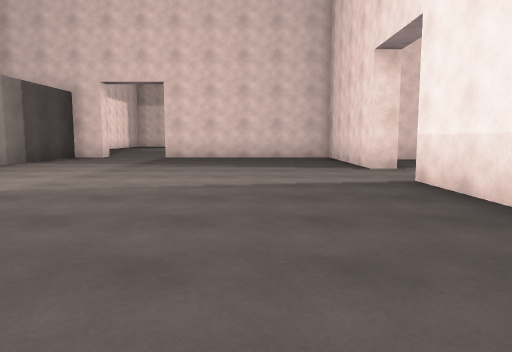
view 1 (above)

16 first-person views from a walk through a 3-D level made in the Unity game engine. The camera is 1.2 m above the floor, tilts 6° down and sees 70° across. Doors are open. The floor is counted in squares, 2 m on a side. Each view is taken from the middle of a square. On the plan, view 1 faces up. The plan holds only what a view shows up to about 10 squares ahead; the rest is blank. The place goes on beyond the plan. The player is left out. Some surface patterns are stand-ins.

view 2
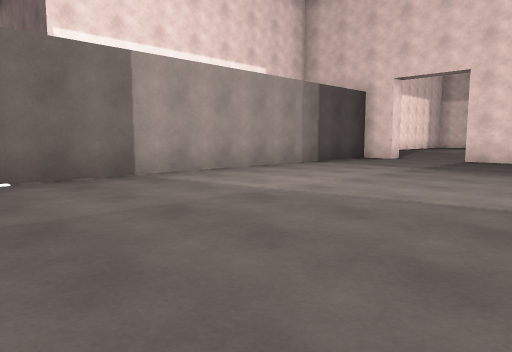

view 3
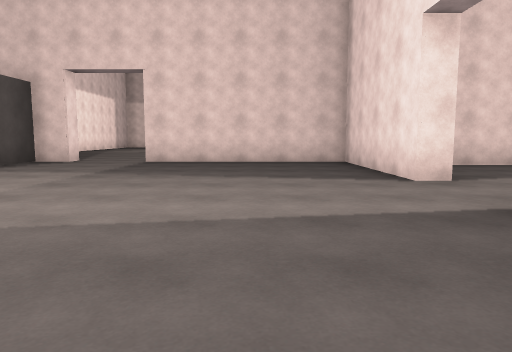

view 4
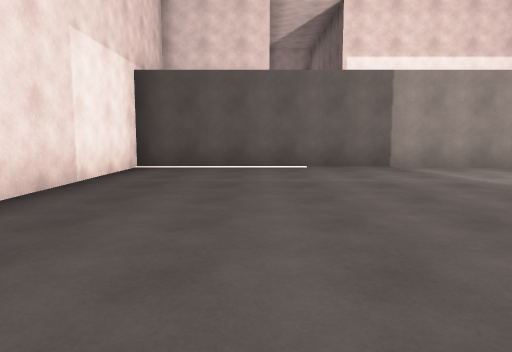

view 5
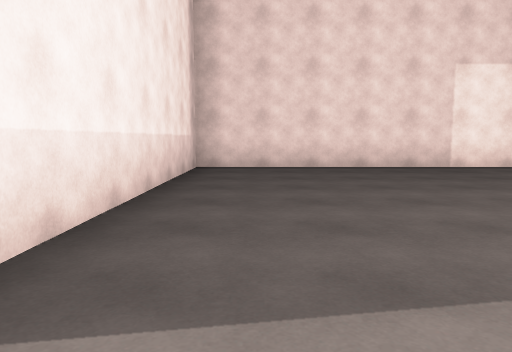

view 6
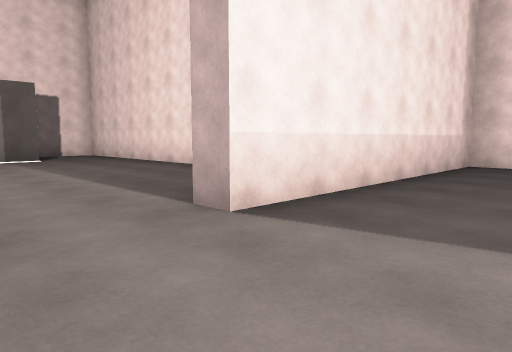

view 7
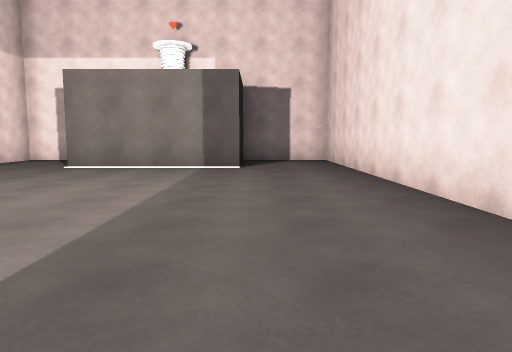

view 8
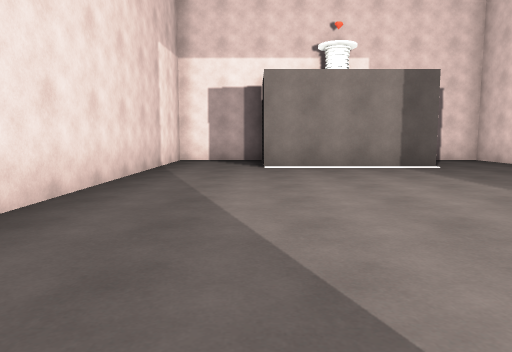

view 9
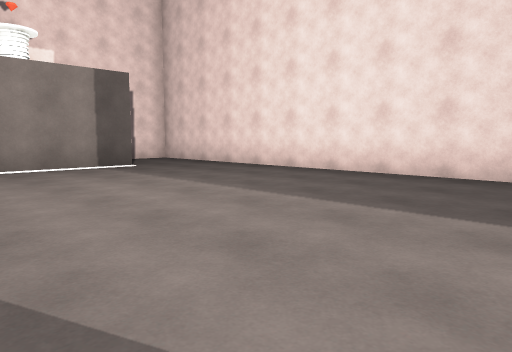

view 10
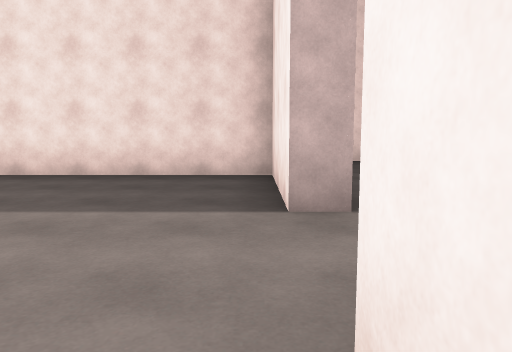

view 11
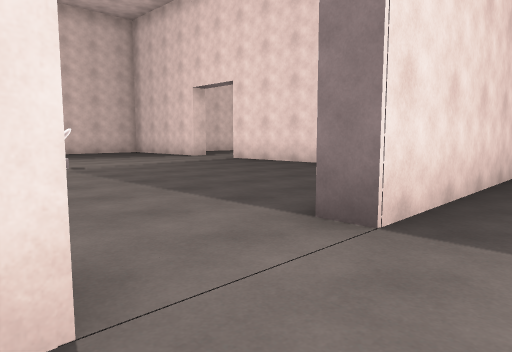

view 12
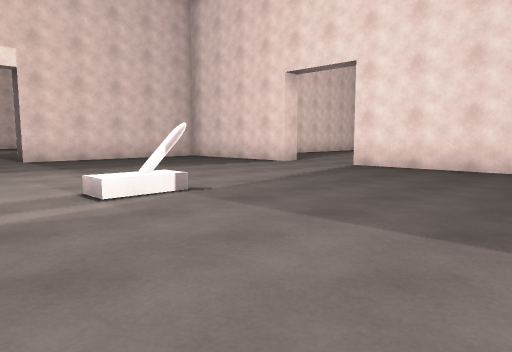

view 13
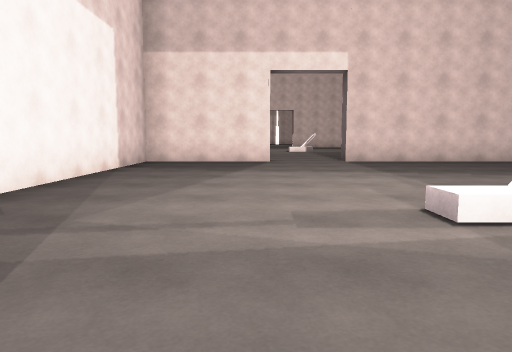

view 14
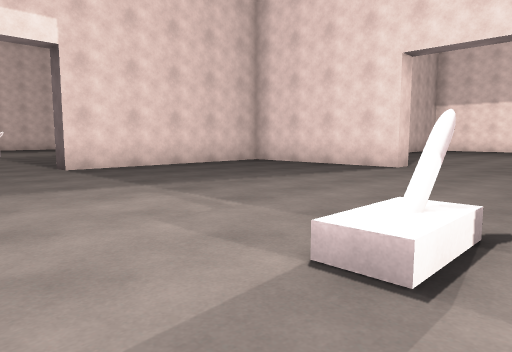

view 15
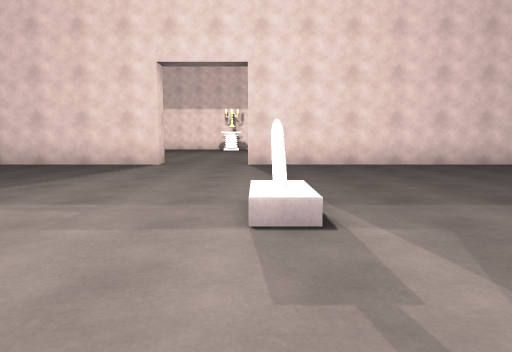

view 16
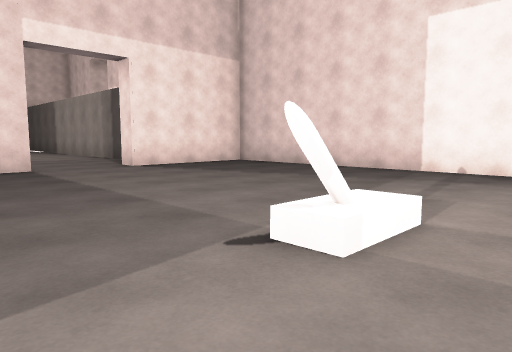

### Floor plan
Points are (right, up) in squares from view 1. A wall is a line through its corners. A room is listed if a view was taken in it or the views show most of it. See-through windows are left out.
Room 1 (views 1, 2, 3, 4, 5, 6, 11)
walls: (2.2, 7.1) (2.2, 11.1) (-2.7, 11.1); (-4.6, 11.1) (-5.5, 11.1) (-5.5, -1.4) (2.2, -1.4) (2.2, 5.1)
ways out: open door at (2.8, 6) to room 2; open door at (-3.5, 11) to room 3
Room 2 (views 7, 8, 9, 10)
walls: (10.4, 4.2) (10.4, 7.9); (2.7, 5.1) (2.7, 2.1) (12.7, 2.1) (12.7, 4.3) (10.8, 4.3); (11.2, 7.8) (12.7, 7.8) (12.7, 10) (3.9, 10); (2.7, 7.8) (2.7, 7.1)
ways out: open door at (2.8, 6) to room 1
Room 3 (views 12, 13, 14, 15, 16)
walls: (-2.7, 11.6) (-2.2, 11.6); (2.8, 20.2) (2.2, 20.2) (2.2, 24.2) (-2.7, 24.2); (2.2, 12.2) (2.2, 18.2); (-4.6, 24.2) (-7.8, 24.2) (-7.8, 11.6) (-4.6, 11.6)
ways out: open door at (-3.5, 11) to room 1; open door at (-3.5, 24.5); open door at (2.7, 19.3)
objects: other object (-3, 18)

Positions as (right, up) in squares from view 1, and headings:
1: (0, 0), facing up
2: (0, 1), facing up-left
3: (0, 2), facing up
4: (2, 1), facing left
5: (1, 6), facing down
6: (0, 7), facing down-right
7: (3, 4), facing right
8: (3, 8), facing right
9: (3, 8), facing down-right
10: (3, 8), facing down
11: (-5, 10), facing up-right
12: (-5, 14), facing up-right
13: (-5, 15), facing up
14: (-5, 17), facing up-right
15: (-6, 18), facing right
16: (-1, 19), facing down-left
